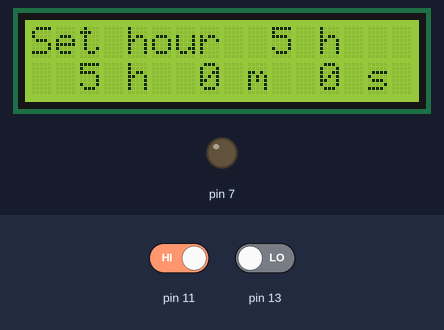
Recording of a sketch running on a simulated Arduino Uno, built with avr-gcc and run on an emulated ATmega328P. On the bench: 16×2 character LCD, output pins drawn as LEDs (lit = HIGH). The inputs (shaded band) are chosen by the test bench; at power-on: pin 11 HIGH, pin 13 LOW.

Above: at 4.27 s.
4.3 s: pin 11 driven LOW
At 6.3 s:
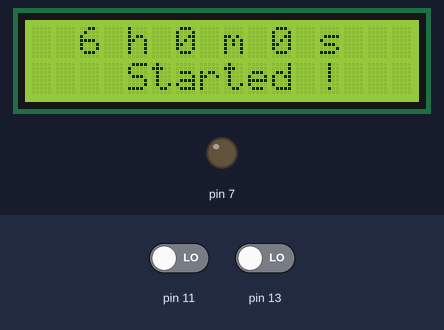
7.3 s: pin 11 driven HIGH
At 8.8 s:
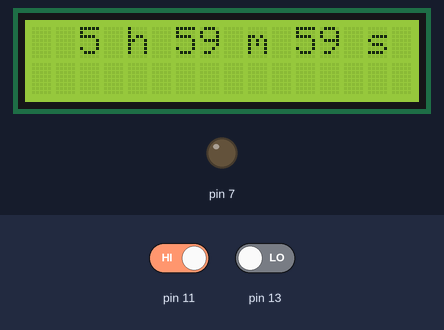
10.3 s: pin 11 driven LOW
At 11.4 s:
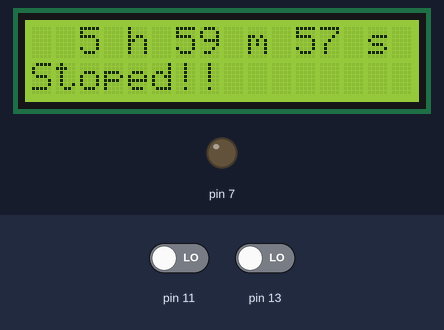
Timing chart, 0 to 13.3 s (numbered marks = the images above; inputs shaded):
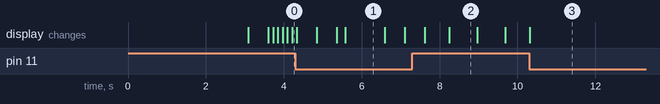

The sketch:

CountDownV2.ino
```cpp
#include<LiquidCrystal_I2C.h>
LiquidCrystal_I2C lcd(0x27, 16 , 2);

int hour=0;
int min=0;
int sec=0;
int start=0;
int check=1;

void beep() {
  lcd.noBacklight();
  digitalWrite(7, HIGH);
  delay(300);
  lcd.backlight();
  digitalWrite(7, LOW);
  delay(200);
}

void showtime(){
  if(hour>=10){
    lcd.setCursor(1,1);
  }
  else{
    lcd.setCursor(1,1);
    lcd.print(" ");
    lcd.setCursor(2,1);
  }
  lcd.print(hour);
  lcd.setCursor(4,1);
  lcd.print("h");
  if(min>=10){
    lcd.setCursor(6,1);
  }
  else{
    lcd.setCursor(6,1);
    lcd.print(" ");
    lcd.setCursor(7,1);
  }
  lcd.print(min);
  lcd.setCursor(9,1);
  lcd.print("m");
  if(sec>=10){
    lcd.setCursor(11,1);
  }
  else{
    lcd.setCursor(11,1);
    lcd.print(" ");
    lcd.setCursor(12,1);
  }
  lcd.print(sec);
  lcd.setCursor(14,1);
  lcd.print("s");
}

void setup(){
  pinMode(13, INPUT);
  pinMode(12, INPUT);
  pinMode(11, INPUT);
  pinMode(7, OUTPUT);
  pinMode(8, INPUT);
  lcd.init();
  lcd.backlight();
  lcd.setCursor(3, 0);
  lcd.print("Alarm Clock ");
  delay(3000);
  lcd.clear();
  lcd.setCursor(0, 0);
  lcd.print("Please set time");
}

void loop(){
  int sound=0;

  delay(500);
  lcd.clear();
  lcd.setCursor(0, 0);
  lcd.print("Set hour");
  while(1){
    if(digitalRead(11) == LOW){
      break;
    }
    if(digitalRead(13)== LOW){
      hour++;
    }
    else if(digitalRead(12)== LOW){
      hour--;
    }
    if (hour < 0){
      hour = 0;
    }
      delay(100);
      lcd.setCursor(10,0);
      lcd.print(hour);
      lcd.print(" h ");
      showtime();
  }

  delay(500);
  lcd.clear();
  lcd.setCursor(0, 0);
  lcd.print("Set minute");
  while(1){
    if(digitalRead(11) == LOW){
      break;
    }
    if(digitalRead(13)== LOW){
      min++;
    }
    else if(digitalRead(12)== LOW){
      min--;
    }
    if (min < 0){
      min = 59;
    }
    if (min >= 60){
      min = 0;
    }
      delay(100);
      lcd.setCursor(12,0);
      lcd.print(min);
      lcd.print(" m ");
      showtime();
  }

  delay(500);
  lcd.clear();
  lcd.setCursor(0, 0);
  lcd.print("Set second");
  while(1){
    if(digitalRead(11) == LOW || digitalRead(8) == LOW){
      break;
    }
    if(digitalRead(13)== LOW){
      sec++;
    }
    else if(digitalRead(12)== LOW){
      sec--;
    }
    if (sec < 0){
      sec = 59;
    }
    if (sec >= 60){
      sec = 0;
    }
      delay(100);
      lcd.setCursor(12,0);
      lcd.print(sec);
      lcd.print(" s ");
      showtime();
  }

  lcd.clear();
  delay(200);
  lcd.setCursor(2,0);
  lcd.print(hour);
  lcd.print(" h ");
  lcd.print(min);
  lcd.print(" m ");
  lcd.print(sec);
  lcd.print(" s ");
  lcd.setCursor(4,1);
  lcd.print("Started !");
  delay(1000);
  lcd.clear();
  start=1;
  int msec = 52.5;
  int status = 1;
  while(1){
    if (status == 0){
      if (digitalRead(11) == LOW && status == 0){
        status = 1;
        delay(500);
        lcd.clear();
      }
    }
    else if(digitalRead(11) == LOW && status == 1){
      status = 0;
      lcd.setCursor(0,1);
      lcd.print("Stoped!!");
      delay(500);
    }
    if(status == 1){
      if (msec == 0){
        sec--;
        msec = 52.5;
      }
      if(hour==0 && min==0 && sec==0){
        start=1;
        break;
      }
      if(min!=0 && sec == -1){
        min--;
        sec=59;
      }
      if(hour!=0 && min==0 && sec==-1){
        hour--;
        min=59;
        sec=59;
      }
      msec--;
    }
    lcd.setCursor(2,0);
    lcd.print(hour);
    lcd.print(" h ");
    lcd.print(min);
    lcd.print(" m ");
    lcd.print(sec);
    lcd.print(" s ");
  }
  lcd.clear();
  delay(200);
  lcd.setCursor(2,0);
  lcd.print(hour);
  lcd.print(" h ");
  lcd.print(min);
  lcd.print(" m ");
  lcd.print(sec);
  lcd.print(" s ");
  lcd.setCursor(4,1);
  lcd.print("Alert !");
  while(sound<3){
    beep();
    sound++;
  }
  while(digitalRead(11) != LOW){}
  hour=0;
  min=0;
  sec=0;
  start=0;
}
```

Measured:
- after the input at 7.3 s, the display: first changes after 0.32 s (image 2 shows a later state)
- after the input at 10.3 s, the display: changes at once (image 3)
- what the display in image 1 shows lasts 1.0 s, from 5.6 s to 6.6 s
